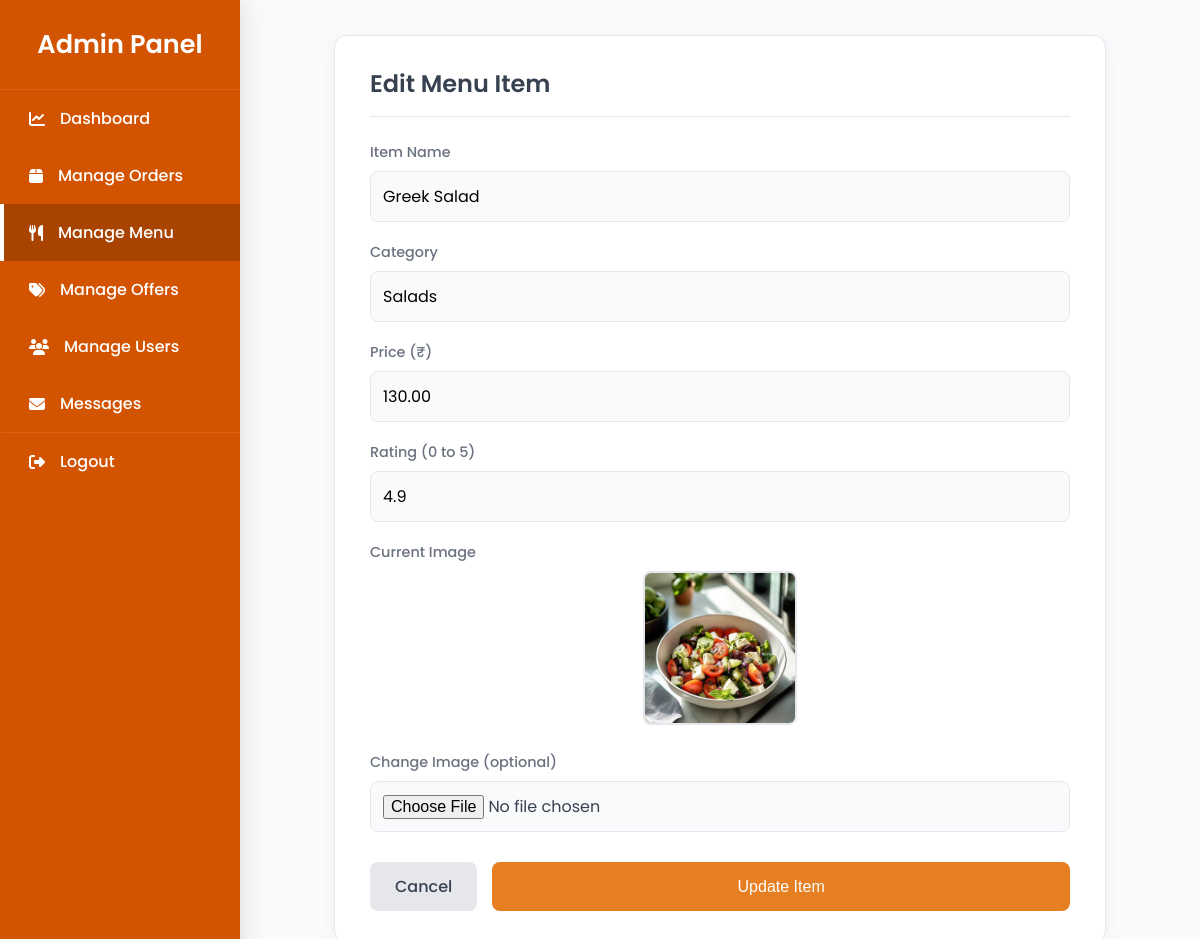
The app's page /admin/edit_item.php?id=56 (signed in) with its own data.
### tables this page shows
CREATE TABLE `menu_items` (
  `id` int(11) NOT NULL,
  `category` varchar(50) NOT NULL,
  `name` varchar(100) NOT NULL,
  `price` decimal(10,2) NOT NULL,
  `rating` decimal(2,1) NOT NULL,
  `image` varchar(255) NOT NULL,
  `is_available` tinyint(1) NOT NULL DEFAULT 1 COMMENT '1 = In Stock, 0 = Out of Stock'
);

### admin/edit_item.php (the view, shortened to what this page needs)
<?php
$conn = new mysqli("localhost", "root", "", "food");
$item = null;
if (isset($_GET['id'])) {
    $id = intval($_GET['id']);
    $result = $conn->query("SELECT * FROM menu_items WHERE id=$id");
    if ($result->num_rows > 0) {
        $item = $result->fetch_assoc();
    } else {
        $error_message = "Item not found.";
    }
} else {
    $error_message = "No item ID provided.";
}
?>
<!DOCTYPE html>
<html lang="en">
<head>
    <link rel="stylesheet" href="https://cdnjs.cloudflare.com/ajax/libs/font-awesome/6.4.0/css/all.min.css">
</head>
<body>
    <div class="sidebar">
        <div class="sidebar-header">Admin Panel</div>
        <nav class="sidebar-nav">
            <a href="admin_dashboard.php"><i class="fa-solid fa-chart-line"></i> Dashboard</a>
            <a href="manage_orders.php"><i class="fa-solid fa-box"></i> Manage Orders</a>
            <a href="menu.php" class="active"><i class="fa-solid fa-utensils"></i> Manage Menu</a>
            <a href="offers.php"><i class="fa-solid fa-tags"></i> Manage Offers</a>
            <a href="manage_users.php"><i class="fa-solid fa-users"></i> Manage Users</a>
            <a href="admin_con.php"><i class="fa-solid fa-envelope"></i> Messages</a>
            <a href="admin_logout.php" class="logout"><i class="fa-solid fa-right-from-bracket"></i> Logout</a>
        </nav>
    </div>
    <div class="main">
        <div class="form-container">
            <h2>Edit Menu Item</h2>
            <?php if ($item): ?>
            <form method="post" enctype="multipart/form-data">
                <div class="form-group">
                    <label for="name">Item Name</label>
                    <input type="text" id="name" name="name" value="<?= htmlspecialchars($item['name']); ?>" required>
                </div>
                <div class="form-group">
                    <label for="category">Category</label>
                    <input type="text" id="category" name="category" value="<?= htmlspecialchars($item['category']); ?>" required>
                </div>
                <div class="form-group">
                    <label for="price">Price (₹)</label>
                    <input type="number" id="price" step="0.01" name="price" value="<?= $item['price']; ?>" required>
                </div>
                <div class="form-group">
                    <label for="rating">Rating (0 to 5)</label>
                    <input type="number" id="rating" step="0.1" name="rating" value="<?= $item['rating']; ?>" min="0" max="5" required>
                </div>
                <?php if (!empty($item['image']) && file_exists(__DIR__ . "/uploads/" . basename($item['image']))): ?>
                    <div class="form-group">
                        <label>Current Image</label>
                        <div class="current-image-wrapper">
                            <img src="uploads/<?= basename($item['image']); ?>" alt="Item Image" class="current-image">
                        </div>
                    </div>
                <?php endif; ?>
                <div class="form-group">
                    <label for="image">Change Image (optional)</label>
                    <input type="file" id="image" name="image" accept="image/*">
                </div>
                <div class="form-buttons">
                    <a href="menu.php" class="back-link">Cancel</a>
                    <button type="submit">Update Item</button>
                </div>
            </form>
            <?php else: ?>
                <div class="form-buttons">
                    <a href="menu.php" class="back-link">← Back to Manage Menu</a>
                </div>
            <?php endif; ?>
        </div>
    </div>
</body>
</html>

### admin/edit_item.php (style rules this page uses)
:root { --sidebar-bg: #d35400; --main-bg: #f9fafb; --card-bg: #ffffff; --primary-accent: #e67e22; --primary-accent-dark: #d35400; --text-dark: #374151; --text-light: #ffffff; --text-muted: #6b7280; --border-color: #e5e7eb; --shadow-color: rgba(0, 0, 0, 0.05); --error-bg: #fee2e2; --error-text: #b91c1c; }
body { margin: 0; font-family: 'Poppins', Arial, sans-serif; background-color: var(--main-bg); color: var(--text-dark); }
.sidebar { position: fixed; top: 0; left: 0; width: 240px; height: 100%; background: var(--sidebar-bg); color: var(--text-light); display: flex; flex-direction: column; box-shadow: 4px 0 20px rgba(0,0,0,0.1); z-index: 100; }
.sidebar-header { padding: 25px 20px; text-align: center; font-size: 1.6em; font-weight: 600; border-bottom: 1px solid rgba(255, 255, 255, 0.1); }
.sidebar a { color: var(--text-light); text-decoration: none; padding: 16px 25px; display: flex; align-items: center; gap: 15px; font-weight: 500; border-left: 4px solid transparent; transition: all 0.3s ease; }
.sidebar a:hover, .sidebar a.active { background: rgba(0, 0, 0, 0.2); border-left-color: var(--text-light); }
.sidebar a.logout { margin-top: auto; border-top: 1px solid rgba(255, 255, 255, 0.1); }
.main { margin-left: 240px; padding: 35px; }
.form-container { max-width: 700px; margin: 0 auto; background: var(--card-bg); padding: 30px 35px; border-radius: 12px; border: 1px solid var(--border-color); box-shadow: 0 5px 15px var(--shadow-color); }
h2 { text-align: left; color: var(--text-dark); font-weight: 600; margin-top: 0; margin-bottom: 25px; font-size: 1.5em; border-bottom: 1px solid var(--border-color); padding-bottom: 15px; }
.form-group { margin-bottom: 20px; }
label { display: block; margin-bottom: 8px; font-weight: 500; color: var(--text-muted); font-size: 0.9em; }
input[type="text"], input[type="number"], input[type="file"], select { width: 100%; padding: 12px; border-radius: 8px; border: 1px solid var(--border-color); box-sizing: border-box; transition: all 0.3s; background-color: #f9fafb; font-family: 'Poppins', sans-serif; font-size: 1em; }
.current-image-wrapper { text-align: center; margin-bottom: 15px; }
.current-image { max-width: 150px; border-radius: 8px; border: 2px solid var(--border-color); }
.form-buttons { display: flex; gap: 15px; margin-top: 30px; }
button, .back-link { text-decoration: none; text-align: center; padding: 12px 25px; border: none; cursor: pointer; border-radius: 8px; font-size: 1em; font-weight: 500; transition: all 0.3s ease; }
button[type="submit"] { background: var(--primary-accent); color: white; flex-grow: 1; }
.back-link { background-color: var(--border-color); color: var(--text-dark); }

### records on screen
menu_items: name "Greek Salad", category "Salads", price "130.00", rating "4.9", image (picture)
